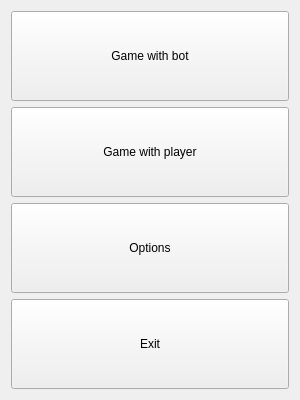
<?xml version="1.0" encoding="UTF-8"?>
<ui version="4.0">
 <class>MainForm</class>
 <widget class="QWidget" name="MainForm">
  <property name="geometry">
   <rect>
    <x>0</x>
    <y>0</y>
    <width>300</width>
    <height>400</height>
   </rect>
  </property>
  <property name="windowTitle">
   <string>MainForm</string>
  </property>
  <layout class="QGridLayout" name="gridLayout">
   <item row="0" column="0">
    <widget class="QPushButton" name="GamWithBot">
     <property name="minimumSize">
      <size>
       <width>0</width>
       <height>90</height>
      </size>
     </property>
     <property name="text">
      <string>Game with bot</string>
     </property>
    </widget>
   </item>
   <item row="1" column="0">
    <widget class="QPushButton" name="GameWithPlayer">
     <property name="minimumSize">
      <size>
       <width>0</width>
       <height>90</height>
      </size>
     </property>
     <property name="text">
      <string>Game with player</string>
     </property>
    </widget>
   </item>
   <item row="2" column="0">
    <widget class="QPushButton" name="Options">
     <property name="minimumSize">
      <size>
       <width>0</width>
       <height>90</height>
      </size>
     </property>
     <property name="text">
      <string>Options</string>
     </property>
    </widget>
   </item>
   <item row="3" column="0">
    <widget class="QPushButton" name="Exit">
     <property name="minimumSize">
      <size>
       <width>0</width>
       <height>90</height>
      </size>
     </property>
     <property name="text">
      <string>Exit</string>
     </property>
    </widget>
   </item>
  </layout>
 </widget>
 <layoutdefault spacing="6" margin="11"/>
 <resources/>
 <connections/>
</ui>
